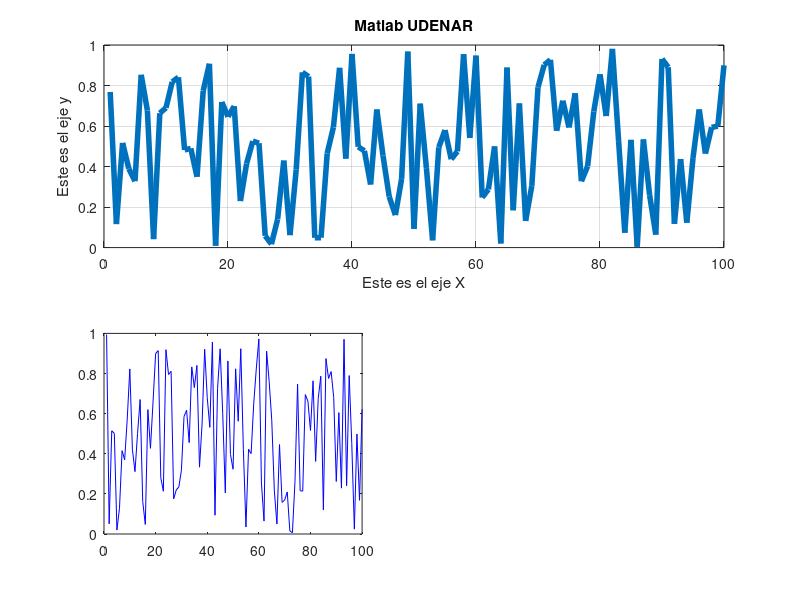

Recreate this plot in MATLAB.
%% Graficas en Matlab
clear all
close all
clc

figure(1)
subplot(2,2,[1,2])
variable1=rand(1,100);
plot(variable1,'LineWidth',4);
grid on; % cuadricula
title('Matlab UDENAR');
xlabel('Este es el eje X');
ylabel('Este es el eje y');

subplot(2,2,3)
%hold on; % mantener grafica anterior
variable2=rand(1,100);
plot(variable2,'b');

saveas(figure(1),'ejemplo1.jpg');


